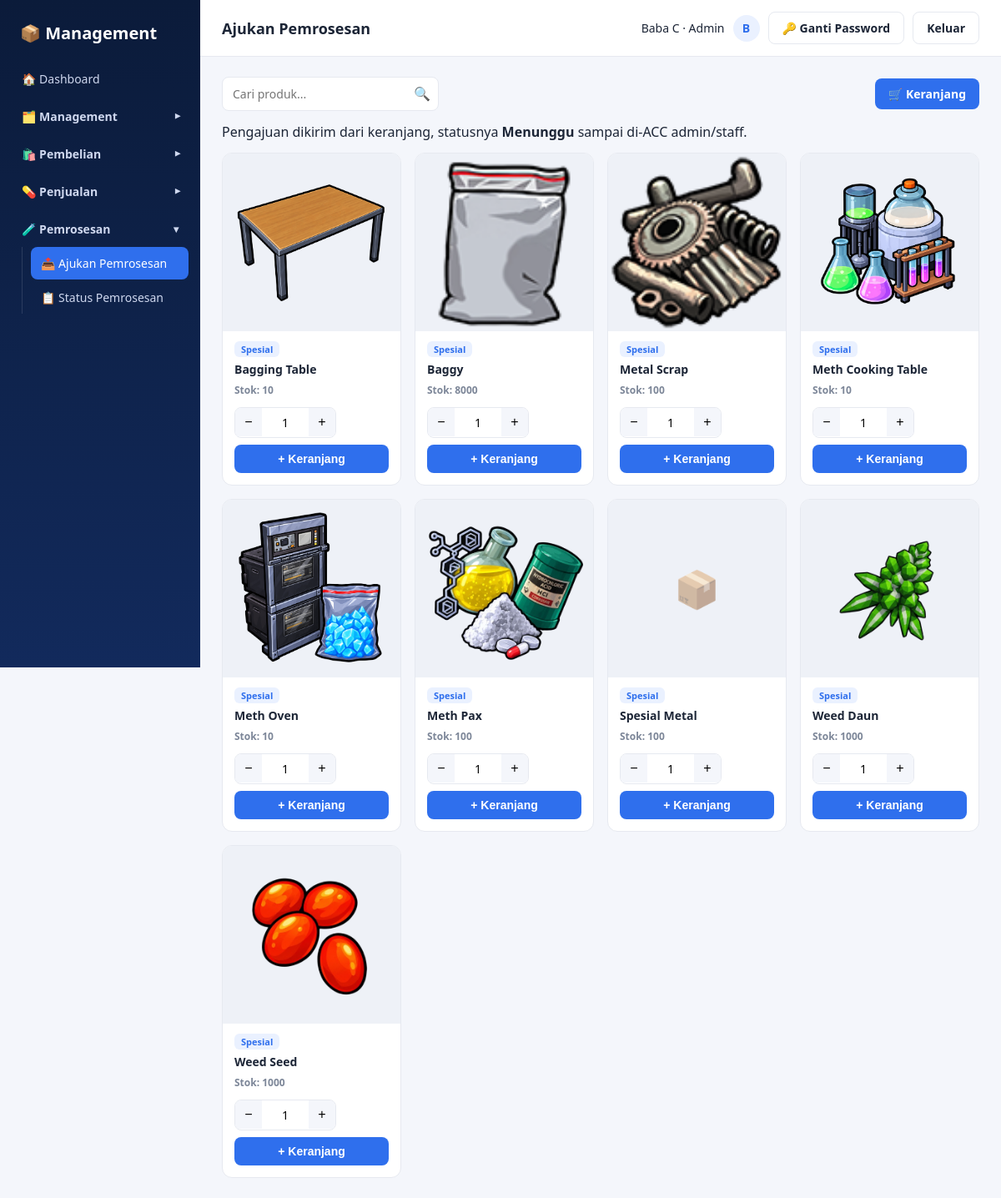
The page /pemrosesan/ajukan_pemrosesan.php (signed in) on the database its author committed.
### tables this page shows
CREATE TABLE `produk` (
  `id` int(11) NOT NULL,
  `nama_produk` varchar(150) NOT NULL,
  `kategori` enum('Senjata','Ammo','Attachment','Narko','Lainnya','Spesial') NOT NULL DEFAULT 'Lainnya',
  `foto` varchar(255) DEFAULT NULL,
  `stok` int(11) NOT NULL DEFAULT '0',
  `harga_beli` decimal(14,2) NOT NULL DEFAULT '0.00',
  `harga_jual` decimal(14,2) NOT NULL DEFAULT '0.00',
  `created_at` timestamp NOT NULL DEFAULT CURRENT_TIMESTAMP
);

### includes/auth.php (called while the page is built, shortened)
<?php
function e($str) {
    return htmlspecialchars($str ?? '', ENT_QUOTES, 'UTF-8');
}

### pemrosesan/ajukan_pemrosesan.php (the view, shortened to what this page needs)
<?php
require_once __DIR__ . '/../includes/auth.php';
$base = '../';
$minQty = PEMROSESAN_MIN_QTY;
$minFmt = number_format($minQty, 0, ',', '.');
$produkList = [];
$kategoriSpesial = PEMROSESAN_KATEGORI;
$stmt = mysqli_prepare($conn, "SELECT * FROM produk WHERE kategori = ? ORDER BY nama_produk ASC");
mysqli_stmt_bind_param($stmt, 's', $kategoriSpesial);
mysqli_stmt_execute($stmt);
$res = mysqli_stmt_get_result($stmt);
while ($row = mysqli_fetch_assoc($res)) $produkList[] = $row;
$cartCount = cart_proses_count();
include __DIR__ . '/../includes/header.php';
?>
<div class="market-bar">
    <div class="search-box">
        <input type="text" placeholder="Cari produk..." data-card-search="#productGrid">
        <span class="icon">🔍</span>
    </div>
    <a class="btn btn-primary" href="keranjang_pemrosesan.php">🛒 Keranjang<?php if ($cartCount > 0): ?> <span class="cart-pill"><?= $cartCount ?></span><?php endif; ?></a>
</div>
<p class="hint" style="margin:0 0 14px;">Pengajuan dikirim dari keranjang, statusnya <strong>Menunggu</strong> sampai di-ACC admin/staff.</p>
<?php if (empty($produkList)): ?>
    <div class="panel"><div class="empty-state">Belum ada produk kategori Spesial.</div></div>
<?php else: ?>
    <div class="product-grid" id="productGrid">
        <?php foreach ($produkList as $p): $stok = (int)$p['stok']; $kurang = $stok < $minQty; ?>
            <form method="POST" action="ajukan_pemrosesan.php" class="product-card <?= $stok <= 0 ? 'is-habis' : '' ?>" data-search-item>
                <div class="pc-img">
                    <?php if ($p['foto']): ?>
                        <img src="<?= e($base) ?>assets/uploads/<?= e($p['foto']) ?>" alt="<?= e($p['nama_produk']) ?>">
                    <?php else: ?>
                        <span class="pc-noimg">📦</span>
                    <?php endif; ?>
                </div>
                <div class="pc-body">
                    <span class="pc-cat"><?= e($p['kategori']) ?></span>
                    <div class="pc-name"><?= e($p['nama_produk']) ?></div>
                    <div class="pc-stok <?= $stok <= 0 ? 'habis' : ($stok <= 5 ? 'menipis' : '') ?>">
                        <?= $stok <= 0 ? 'Stok habis' : 'Stok: ' . $stok ?>
                    </div>
                    <div class="pc-actions">
                        <?php if ($stok <= 0): ?>
                            <button type="button" class="btn btn-outline" disabled>Stok Habis</button>
                        <?php elseif ($kurang): ?>
                            <button type="button" class="btn btn-outline" disabled>Stok &lt; <?= e($minFmt) ?></button>
                        <?php else: ?>
                            <div class="qty-stepper">
                                <button type="button" data-step="-1">−</button>
                                <input type="number" name="qty" value="<?= $minQty ?>" min="<?= $minQty ?>" max="<?= $stok ?>">
                                <button type="button" data-step="1">+</button>
                            </div>
                            <button type="submit" name="add_cart" value="1" class="btn btn-primary">+ Keranjang</button>
                        <?php endif; ?>
                    </div>
                </div>
            </form>
        <?php endforeach; ?>
    </div>
<?php endif; ?>
<?php include __DIR__ . '/../includes/footer.php'; ?>

### assets/css/style.css (style rules this page uses)
:root { --navy-900: #0b1b3a; --navy-800: #122a5c; --blue-600: #2f6fed; --blue-50: #eaf1ff; --green-600: #2fb344; --green-700: #259238; --red-600: #e5484d; --text-main: #1c2536; --text-muted: #7c8698; --border: #e6e9f0; --bg-app: #f4f6fb; --white: #ffffff; --radius: 12px; }
* { box-sizing: border-box; }
body { margin: 0; font-family: 'Segoe UI', Roboto, Helvetica, Arial, sans-serif; background: var(--bg-app); color: var(--text-main); }
a { text-decoration: none; color: inherit; }
.search-box { position: relative; width: 260px; max-width: 100%; }
.search-box input { width: 100%; padding: 9px 34px 9px 12px; border: 1px solid var(--border); border-radius: 8px; font-size: 14px; }
.search-box .icon { position: absolute; right: 10px; top: 9px; color: var(--text-muted); }
.btn { display: inline-flex; align-items: center; gap: 6px; padding: 9px 16px; border-radius: 8px; border: none; font-size: 14px; font-weight: 600; cursor: pointer; }
.btn-primary { background: var(--blue-600); color: #fff; }
input[type=text], input[type=number], input[type=password], input[type=tel], select { padding: 10px 12px; border: 1px solid var(--border); border-radius: 8px; font-size: 14px; width: 100%; font-family: inherit; }
.market-bar { display: flex; align-items: center; justify-content: space-between; gap: 12px; flex-wrap: wrap; margin-bottom: 14px; }
.product-grid { display: grid; grid-template-columns: repeat(auto-fill, minmax(210px, 1fr)); gap: 16px; }
.product-card { background: #fff; border: 1px solid var(--border); border-radius: var(--radius); overflow: hidden; display: flex; flex-direction: column; transition: box-shadow .15s ease, transform .15s ease; }
.pc-img { aspect-ratio: 1 / 1; background: #eef1f7; display: flex; align-items: center; justify-content: center; overflow: hidden; }
.pc-img img { width: 100%; height: 100%; object-fit: cover; }
.pc-noimg { font-size: 44px; opacity: .5; }
.pc-body { padding: 12px 14px 14px; display: flex; flex-direction: column; gap: 6px; flex: 1; }
.pc-cat { align-self: flex-start; background: var(--blue-50); color: var(--blue-600); font-size: 11px; font-weight: 700; padding: 2px 8px; border-radius: 6px; }
.pc-name { font-size: 14px; font-weight: 600; line-height: 1.35; }
.pc-actions { margin-top: auto; padding-top: 6px; display: flex; flex-direction: column; gap: 8px; }
.pc-actions .btn { justify-content: center; }
.qty-stepper { display: inline-flex; align-items: center; border: 1px solid var(--border); border-radius: 8px; overflow: hidden; align-self: flex-start; }
.qty-stepper button { width: 32px; height: 34px; border: none; background: #f4f6fb; cursor: pointer; font-size: 16px; }
.qty-stepper input[type=number] { width: 56px; border: none; border-radius: 0; text-align: center; padding: 8px 4px; -moz-appearance: textfield; }
.pc-stok { font-size: 12px; color: var(--text-muted); font-weight: 600; }

### rows shown on the page
produk: foto (picture), kategori "Spesial", nama_produk "Bagging Table", stok "10"
produk: foto (picture), kategori "Spesial", nama_produk "Baggy", stok "8000"
produk: foto (picture), kategori "Spesial", nama_produk "Metal Scrap", stok "100"
produk: foto (picture), kategori "Spesial", nama_produk "Meth Cooking Table", stok "10"
produk: foto (picture), kategori "Spesial", nama_produk "Meth Oven", stok "10"
produk: foto (picture), kategori "Spesial", nama_produk "Meth Pax", stok "100"
produk: kategori "Spesial", nama_produk "Spesial Metal", stok "100"
produk: foto (picture), kategori "Spesial", nama_produk "Weed Daun", stok "1000"
produk: foto (picture), kategori "Spesial", nama_produk "Weed Seed", stok "1000"

### other values the page prints
$page_header "Ajukan Pemrosesan"
$me['full_name'] "Baba C"
role_label($me['role']) "Admin"
substr($me['full_name'] ?? '?', 0, 1) "B"
